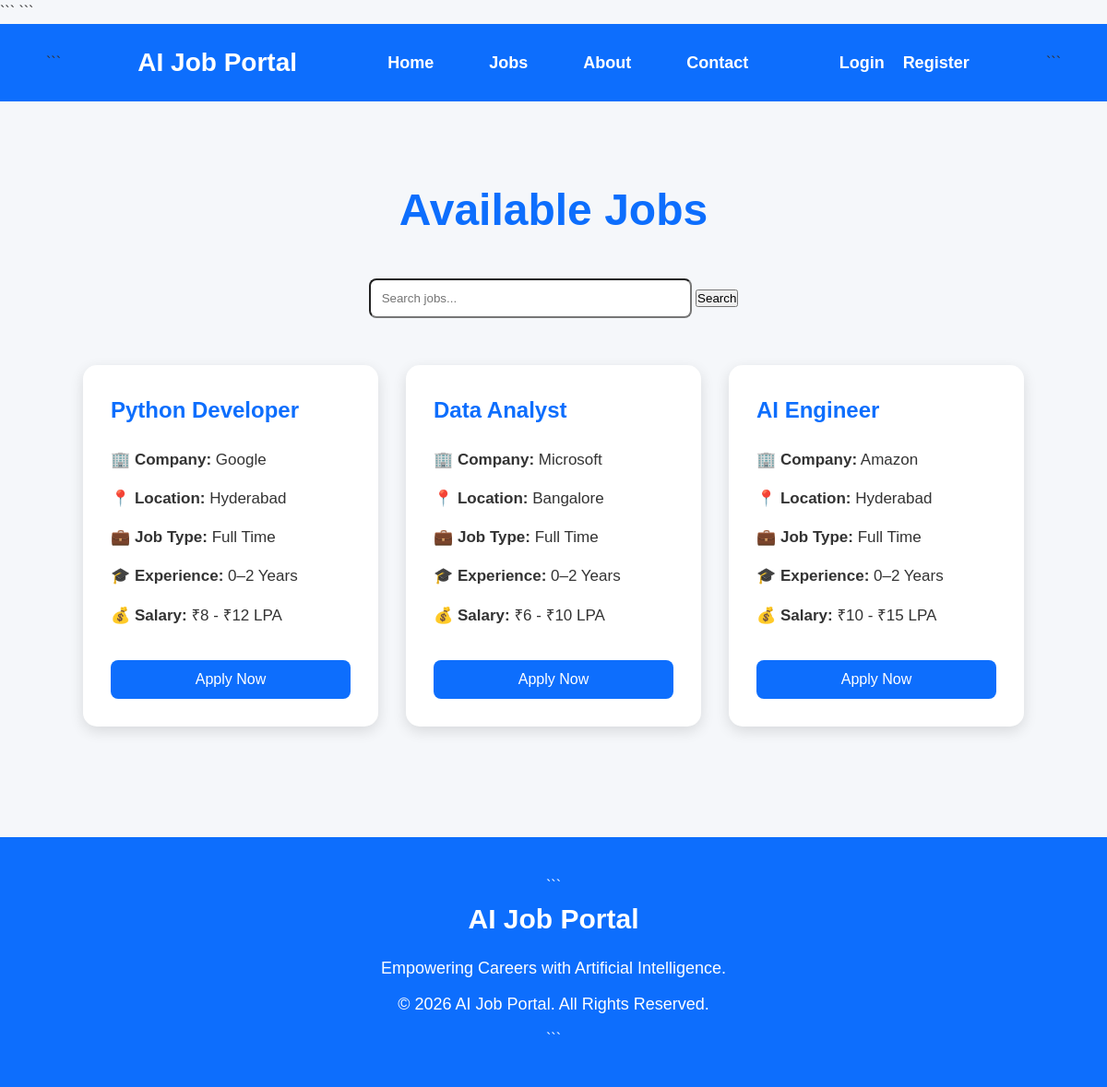
Screenshot of /jobs/ with the database file from the repository.
### accounts/models.py (models this page shows, shortened)
class Job(models.Model):
    job_title = models.CharField(max_length=100)
    company = models.CharField(max_length=100)
    location = models.CharField(max_length=100)
    salary = models.CharField(max_length=50)
    description = models.TextField()

### accounts/views.py (the view)
# urls.py: path('jobs/', views.jobs),
def jobs(request):
    search = request.GET.get("search")
    if search:
        jobs = Job.objects.filter(job_title__icontains=search)
    else:
        jobs = Job.objects.all()
    return render(request, "jobs.html", {
        "jobs": jobs
    })

### templates/jobs.html (shortened to what this page needs)
{% extends 'base.html' %}
{% block content %}
<section class="jobs-section">
    <h1>Available Jobs</h1>
    <form method="GET">
        <input
            type="text"
            name="search"
            placeholder="Search jobs..."
            style="padding:12px; width:350px; border-radius:8px;">
        <button type="submit">Search</button>
    </form>
    <br><br>
    <div class="job-container">
        {% for job in jobs %}
        <div class="job-card">
            <h3>{{ job.job_title }}</h3>
            <p>🏢 <strong>Company:</strong> {{ job.company }}</p>
            <p>📍 <strong>Location:</strong> {{ job.location }}</p>
            <p>💼 <strong>Job Type:</strong> Full Time</p>
            <p>🎓 <strong>Experience:</strong> 0–2 Years</p>
            <p>💰 <strong>Salary:</strong> {{ job.salary }}</p>
            <a href="/apply/{{ job.id }}/">
                <button type="button">Apply Now</button>
            </a>
        </div>
        {% empty %}
        <h2>No Jobs Found</h2>
        {% endfor %}
    </div>
</section>
{% endblock %}

### templates/base.html (shortened to what this page needs)
{% load static %}
<!DOCTYPE html>
<html lang="en">
<head>
<link rel="stylesheet" href="{% static 'css/style.css' %}">
```
</head>
<body>
<nav>
```
<div class="logo">
    AI Job Portal
</div>
<div class="nav-links">
    <a href="/">Home</a>
    <a href="/jobs/">Jobs</a>
    <a href="/about/">About</a>
    <a href="/contact/">Contact</a>
</div>
<div class="auth-buttons">
    {% if request.session.email %}
        <a href="/logout/">Logout</a>
    {% else %}
        <a href="/login/">Login</a>
        <a href="/register/">Register</a>
    {% endif %}
</div>
```
</nav>
{% block content %}
{% endblock %}
<footer>
```
<h3>AI Job Portal</h3>
<p>Empowering Careers with Artificial Intelligence.</p>
<p>© 2026 AI Job Portal. All Rights Reserved.</p>
```
</footer>
</body>
</html>

### static/css/style.css (style rules this page uses)
* { margin:0; padding:0; box-sizing:border-box; }
body { font-family:Arial, Helvetica, sans-serif; background:#f5f7fa; color:#333; line-height:1.6; }
nav { background:#0d6efd; padding:20px 50px; display:flex; justify-content:space-between; align-items:center; position:sticky; top:0; z-index:1000; }
.logo { color:white; font-size:28px; font-weight:bold; }
.nav-links { display:flex; gap:30px; }
.nav-links a { color:white; text-decoration:none; font-size:18px; font-weight:bold; padding:8px 15px; border-radius:8px; transition:0.3s; }
.auth-buttons { display:flex; gap:20px; }
.auth-buttons a { color:white; text-decoration:none; font-size:18px; font-weight:bold; transition:0.3s; }
.job-container { display:flex; justify-content:center; gap:30px; flex-wrap:wrap; }
.job-card { width:320px; background:white; padding:30px; border-radius:15px; box-shadow:0 5px 15px rgba(0,0,0,0.12); text-align:left; transition:0.3s; }
.job-card h3 { color:#0d6efd; margin-bottom:20px; font-size:24px; }
.job-card p { margin-bottom:15px; font-size:17px; }
.job-card button { width:100%; padding:12px; margin-top:20px; background:#0d6efd; color:white; border:none; border-radius:8px; font-size:16px; cursor:pointer; transition:0.3s; }
footer { margin-top:80px; background:#0d6efd; color:white; text-align:center; padding:40px 20px; }
footer h3 { font-size:30px; margin-bottom:15px; }
footer p { font-size:18px; margin-bottom:10px; }
.jobs-section { text-align:center; padding:80px 20px 40px; }
.jobs-section h1 { font-size:48px; color:#0d6efd; margin-bottom:35px; }

### rows the page displays
Job: job_title "Python Developer", company "Google", location "Hyderabad", salary "₹8 - ₹12 LPA"
Job: job_title "Data Analyst", company "Microsoft", location "Bangalore", salary "₹6 - ₹10 LPA"
Job: job_title "AI Engineer", company "Amazon", location "Hyderabad", salary "₹10 - ₹15 LPA"
